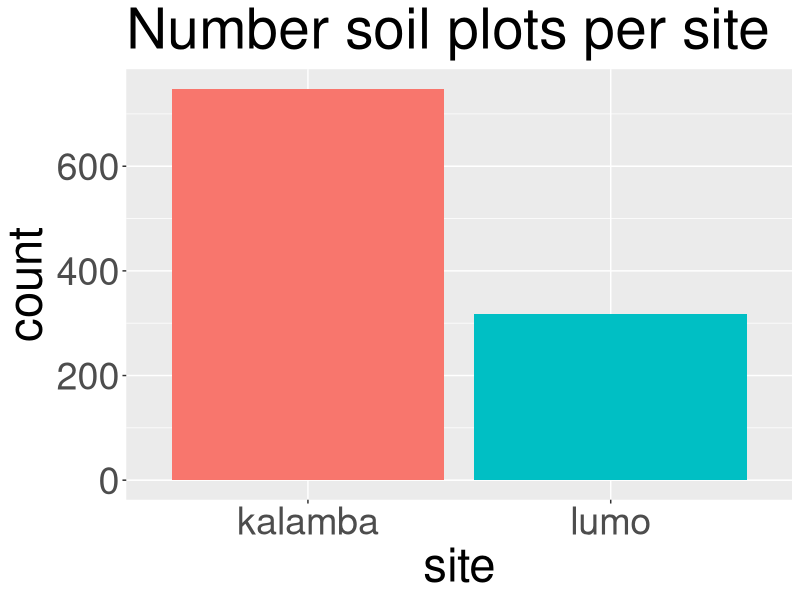
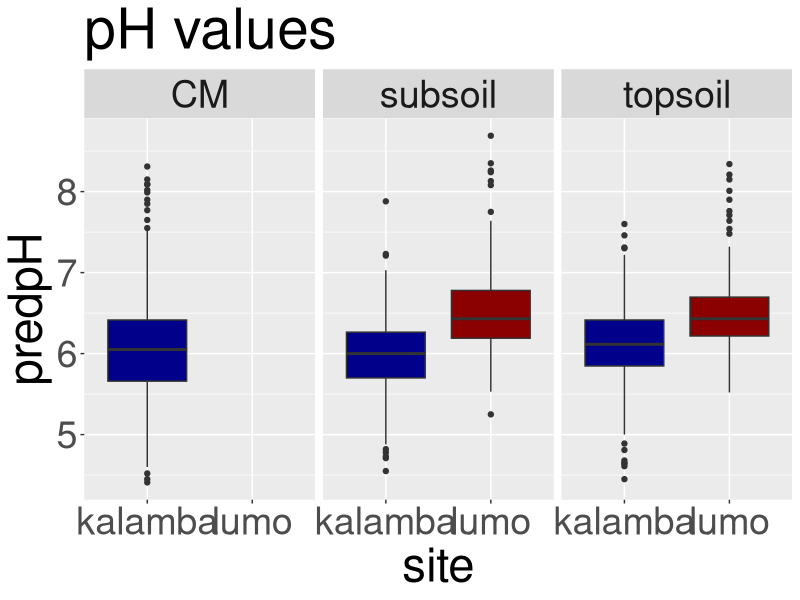

The R script that drew these images, in order: (Note: this script raises an error after producing the figures.)
## ---- chunk 1
library(ggplot2)
library(dplyr)

## ---- chunk 2
table_soil <- read.csv("data/ldsf_soil_kalamba_lumo.csv")


head(table_soil)
names(table_soil)
str(table_soil)
## ---- chunk 3
table_soil |>
group_by (site) |>
summarise(count = n()) |>
ggplot() +
geom_col(aes(x = site, y = count,fill = site)) + ggtitle("Number soil plots per site") + theme(legend.position = "false")+
theme(text = element_text(size=34))



## ---- chunk 4
table_soil |> 
  ggplot() + 
  geom_boxplot(aes(x=site, y=predpH, fill = site)) + theme(legend.position = "false") +
theme(text = element_text(size=34)) + scale_fill_manual(values=c("darkblue", "darkred")) + ggtitle("pH values")+facet_wrap(~depthcode)
  
## ---- chunk 5
table_ldsf |> # Pipe the dataset into the next function
filter(depthcode =="topsoil"|depthcode =="subsoil") |>
  ggplot(aes(site, predpH, fill = site))+ # Initialize a ggplot with 'site' on the x-axis and 'predpH' on the y-axis, with 'site' as the fill color
  geom_boxplot(show.legend = F, width = 0.5, alpha = 0.8)+ # Add a boxplot geometry, hide the legend, set the box width, and adjust transparency
  facet_wrap(~depthcode, ncol = 2) + # Create a faceted plot wrapping by 'depthcode', with 2 columns per row
  theme(text = element_text(size=34))
## ---- chunk 6
table_ldsf |> # Pipe the dataset into the next function
  group_by(site) |> # Group the data by 'site'
  summarise(avg_ph = mean(predpH)) |> # Summarize the data to calculate the average 'predpH' for each site
  ggplot(aes(reorder(site, -avg_ph), avg_ph, fill = site))+ # Initialize a ggplot with reordered 'site' on the x-axis and 'avg_ph' on the y-axis, with 'site' as the fill color
  geom_col(show.legend = F, width = 0.5, alpha = 0.8) + # Add a column geometry, hide the legend, set the column width, and adjust transparency
   theme(text = element_text(size=34))
## ---- chunk 7
ggplot(table_ldsf, aes(x = factor(site), y = predsoc, fill = site)) +
  geom_boxplot() +
  ggtitle("Boxplot of Pred SOC by Site") +
  xlab("Site") +
  ylab("Pred SOC") +
  theme(legend.position = "none") + theme(text = element_text(size=34))


## ---- chunk 8
table_ldsf |> # Pipe the dataset into the next function
filter(depthcode =="topsoil"|depthcode =="subsoil") |>
  ggplot(aes(site, predsoc, fill = site))+ # Initialize a ggplot with 'site' on the x-axis and 'predpH' on the y-axis, with 'site' as the fill color
  geom_boxplot(show.legend = F, width = 0.5, alpha = 0.8)+ # Add a boxplot geometry, hide the legend, set the box width, and adjust transparency
  facet_wrap(~depthcode, ncol = 2) + # Create a faceted plot wrapping by 'depthcode', with 3 columns per row
  theme(text = element_text(size=34))
